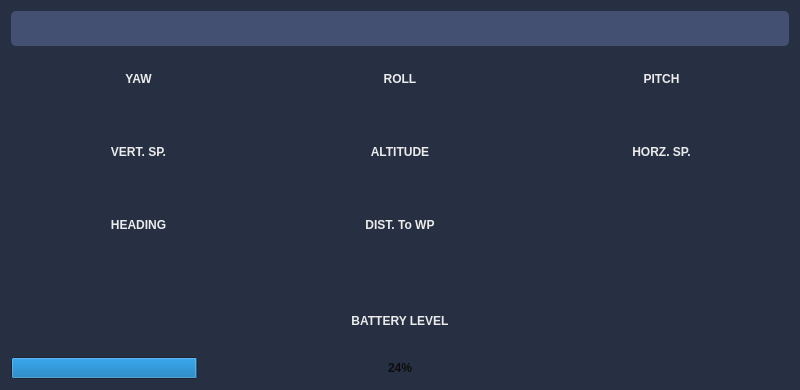
<?xml version="1.0" encoding="UTF-8"?>
<ui version="4.0">
 <class>UavStatWidget</class>
 <widget class="QWidget" name="UavStatWidget">
  <property name="geometry">
   <rect>
    <x>0</x>
    <y>0</y>
    <width>800</width>
    <height>390</height>
   </rect>
  </property>
  <property name="sizePolicy">
   <sizepolicy hsizetype="Expanding" vsizetype="Preferred">
    <horstretch>0</horstretch>
    <verstretch>0</verstretch>
   </sizepolicy>
  </property>
  <property name="minimumSize">
   <size>
    <width>370</width>
    <height>330</height>
   </size>
  </property>
  <property name="maximumSize">
   <size>
    <width>10000</width>
    <height>390</height>
   </size>
  </property>
  <property name="font">
   <font>
    <weight>75</weight>
    <bold>true</bold>
   </font>
  </property>
  <property name="windowTitle">
   <string>Form</string>
  </property>
  <property name="autoFillBackground">
   <bool>false</bool>
  </property>
  <property name="styleSheet">
   <string notr="true">background-color: rgb(39, 47, 66);
color: rgb(236, 236, 236);
border-radius: 5px;</string>
  </property>
  <layout class="QVBoxLayout" name="verticalLayout_3">
   <item>
    <widget class="QLineEdit" name="flightModeDisplay">
     <property name="minimumSize">
      <size>
       <width>0</width>
       <height>35</height>
      </size>
     </property>
     <property name="styleSheet">
      <string notr="true">background-color: rgb(68, 80, 113);</string>
     </property>
     <property name="text">
      <string/>
     </property>
     <property name="alignment">
      <set>Qt::AlignCenter</set>
     </property>
     <property name="readOnly">
      <bool>true</bool>
     </property>
    </widget>
   </item>
   <item>
    <spacer name="horizontalSpacer">
     <property name="orientation">
      <enum>Qt::Horizontal</enum>
     </property>
     <property name="sizeHint" stdset="0">
      <size>
       <width>40</width>
       <height>20</height>
      </size>
     </property>
    </spacer>
   </item>
   <item>
    <layout class="QVBoxLayout" name="verticalLayout">
     <item>
      <layout class="QHBoxLayout" name="horizontalLayout">
       <item>
        <widget class="QLabel" name="yawLabel">
         <property name="text">
          <string>YAW</string>
         </property>
         <property name="alignment">
          <set>Qt::AlignCenter</set>
         </property>
        </widget>
       </item>
       <item>
        <widget class="QLabel" name="rollLabel">
         <property name="text">
          <string>ROLL</string>
         </property>
         <property name="alignment">
          <set>Qt::AlignCenter</set>
         </property>
        </widget>
       </item>
       <item>
        <widget class="QLabel" name="pitchLabel">
         <property name="text">
          <string>PITCH</string>
         </property>
         <property name="alignment">
          <set>Qt::AlignCenter</set>
         </property>
        </widget>
       </item>
      </layout>
     </item>
     <item>
      <layout class="QHBoxLayout" name="horizontalLayout_2">
       <item>
        <widget class="QLineEdit" name="yawDisplay">
         <property name="font">
          <font>
           <pointsize>16</pointsize>
           <weight>75</weight>
           <bold>true</bold>
          </font>
         </property>
         <property name="inputMask">
          <string/>
         </property>
         <property name="text">
          <string/>
         </property>
         <property name="cursorPosition">
          <number>0</number>
         </property>
         <property name="alignment">
          <set>Qt::AlignCenter</set>
         </property>
         <property name="readOnly">
          <bool>true</bool>
         </property>
        </widget>
       </item>
       <item>
        <widget class="QLineEdit" name="rollDisplay">
         <property name="font">
          <font>
           <pointsize>16</pointsize>
           <weight>75</weight>
           <bold>true</bold>
          </font>
         </property>
         <property name="inputMask">
          <string/>
         </property>
         <property name="text">
          <string/>
         </property>
         <property name="alignment">
          <set>Qt::AlignCenter</set>
         </property>
         <property name="readOnly">
          <bool>true</bool>
         </property>
        </widget>
       </item>
       <item>
        <widget class="QLineEdit" name="pitchDisplay">
         <property name="font">
          <font>
           <pointsize>16</pointsize>
           <weight>75</weight>
           <bold>true</bold>
          </font>
         </property>
         <property name="inputMask">
          <string/>
         </property>
         <property name="text">
          <string/>
         </property>
         <property name="alignment">
          <set>Qt::AlignCenter</set>
         </property>
         <property name="readOnly">
          <bool>true</bool>
         </property>
        </widget>
       </item>
      </layout>
     </item>
     <item>
      <spacer name="horizontalSpacer_2">
       <property name="orientation">
        <enum>Qt::Horizontal</enum>
       </property>
       <property name="sizeHint" stdset="0">
        <size>
         <width>40</width>
         <height>20</height>
        </size>
       </property>
      </spacer>
     </item>
     <item>
      <layout class="QHBoxLayout" name="horizontalLayout_3">
       <item>
        <widget class="QLabel" name="verticalSpaceLabel">
         <property name="text">
          <string>VERT. SP.</string>
         </property>
         <property name="alignment">
          <set>Qt::AlignCenter</set>
         </property>
        </widget>
       </item>
       <item>
        <widget class="QLabel" name="altitudeLabel">
         <property name="text">
          <string>ALTITUDE</string>
         </property>
         <property name="alignment">
          <set>Qt::AlignCenter</set>
         </property>
        </widget>
       </item>
       <item>
        <widget class="QLabel" name="horizontalSpaceLabel">
         <property name="text">
          <string>HORZ. SP.</string>
         </property>
         <property name="alignment">
          <set>Qt::AlignCenter</set>
         </property>
        </widget>
       </item>
      </layout>
     </item>
     <item>
      <layout class="QHBoxLayout" name="horizontalLayout_4">
       <item>
        <widget class="QLineEdit" name="verticalSpaceDisplay">
         <property name="font">
          <font>
           <pointsize>16</pointsize>
           <weight>75</weight>
           <bold>true</bold>
          </font>
         </property>
         <property name="inputMask">
          <string/>
         </property>
         <property name="text">
          <string/>
         </property>
         <property name="alignment">
          <set>Qt::AlignCenter</set>
         </property>
         <property name="readOnly">
          <bool>true</bool>
         </property>
        </widget>
       </item>
       <item>
        <widget class="QLineEdit" name="altitudeDisplay">
         <property name="font">
          <font>
           <pointsize>16</pointsize>
           <weight>75</weight>
           <bold>true</bold>
          </font>
         </property>
         <property name="inputMask">
          <string/>
         </property>
         <property name="text">
          <string/>
         </property>
         <property name="alignment">
          <set>Qt::AlignCenter</set>
         </property>
         <property name="readOnly">
          <bool>true</bool>
         </property>
        </widget>
       </item>
       <item>
        <widget class="QLineEdit" name="horizontalSpaceDisplay">
         <property name="font">
          <font>
           <pointsize>16</pointsize>
           <weight>75</weight>
           <bold>true</bold>
          </font>
         </property>
         <property name="inputMask">
          <string/>
         </property>
         <property name="text">
          <string/>
         </property>
         <property name="alignment">
          <set>Qt::AlignCenter</set>
         </property>
         <property name="readOnly">
          <bool>true</bool>
         </property>
        </widget>
       </item>
      </layout>
     </item>
     <item>
      <spacer name="horizontalSpacer_3">
       <property name="orientation">
        <enum>Qt::Horizontal</enum>
       </property>
       <property name="sizeHint" stdset="0">
        <size>
         <width>40</width>
         <height>20</height>
        </size>
       </property>
      </spacer>
     </item>
     <item>
      <layout class="QHBoxLayout" name="horizontalLayout_5">
       <item>
        <widget class="QLabel" name="headingLabel">
         <property name="text">
          <string>HEADING</string>
         </property>
         <property name="alignment">
          <set>Qt::AlignCenter</set>
         </property>
        </widget>
       </item>
       <item>
        <widget class="QLabel" name="distanceToWayPointLabel">
         <property name="text">
          <string>DIST. To WP</string>
         </property>
         <property name="alignment">
          <set>Qt::AlignCenter</set>
         </property>
        </widget>
       </item>
       <item>
        <widget class="QLabel" name="label_placeholder">
         <property name="text">
          <string/>
         </property>
        </widget>
       </item>
      </layout>
     </item>
     <item>
      <layout class="QHBoxLayout" name="horizontalLayout_6">
       <item>
        <widget class="QLineEdit" name="headingDisplay">
         <property name="maximumSize">
          <size>
           <width>16777215</width>
           <height>16777215</height>
          </size>
         </property>
         <property name="font">
          <font>
           <pointsize>16</pointsize>
           <weight>75</weight>
           <bold>true</bold>
          </font>
         </property>
         <property name="inputMask">
          <string/>
         </property>
         <property name="text">
          <string/>
         </property>
         <property name="alignment">
          <set>Qt::AlignCenter</set>
         </property>
         <property name="readOnly">
          <bool>true</bool>
         </property>
        </widget>
       </item>
       <item>
        <widget class="QLineEdit" name="waypointDisplay">
         <property name="font">
          <font>
           <pointsize>16</pointsize>
           <weight>75</weight>
           <bold>true</bold>
          </font>
         </property>
         <property name="inputMask">
          <string/>
         </property>
         <property name="text">
          <string/>
         </property>
         <property name="alignment">
          <set>Qt::AlignCenter</set>
         </property>
         <property name="readOnly">
          <bool>true</bool>
         </property>
        </widget>
       </item>
       <item>
        <widget class="QLineEdit" name="ledit_placeholder"/>
       </item>
      </layout>
     </item>
    </layout>
   </item>
   <item>
    <spacer name="horizontalSpacer_4">
     <property name="orientation">
      <enum>Qt::Horizontal</enum>
     </property>
     <property name="sizeHint" stdset="0">
      <size>
       <width>40</width>
       <height>20</height>
      </size>
     </property>
    </spacer>
   </item>
   <item>
    <widget class="QLabel" name="batteryLabel">
     <property name="text">
      <string>BATTERY LEVEL</string>
     </property>
     <property name="alignment">
      <set>Qt::AlignCenter</set>
     </property>
    </widget>
   </item>
   <item>
    <widget class="QProgressBar" name="batteryProgressBar">
     <property name="styleSheet">
      <string notr="true">color: rgb(12, 12, 12);</string>
     </property>
     <property name="value">
      <number>24</number>
     </property>
     <property name="alignment">
      <set>Qt::AlignCenter</set>
     </property>
     <property name="invertedAppearance">
      <bool>false</bool>
     </property>
    </widget>
   </item>
  </layout>
 </widget>
 <resources/>
 <connections/>
</ui>
